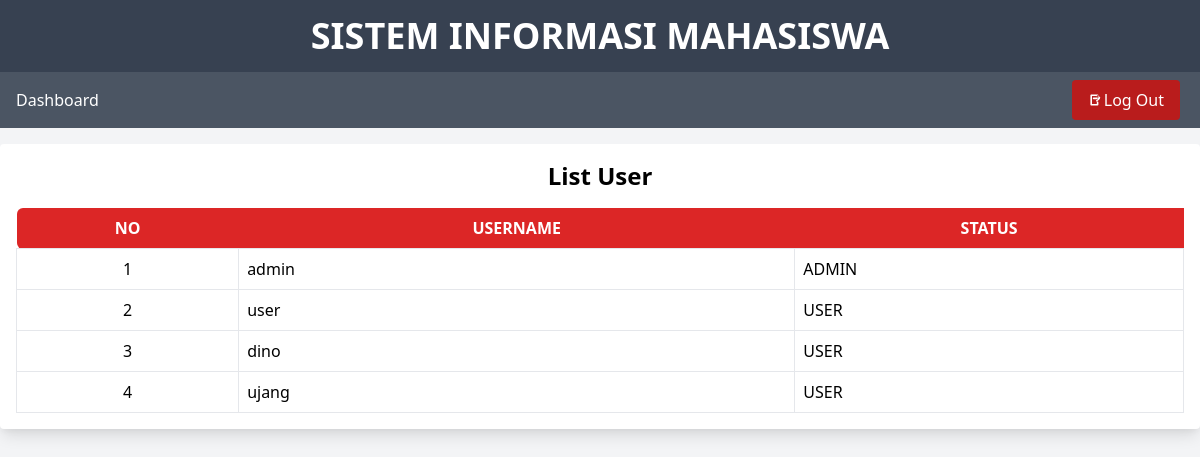
The app's page /list-user.php (signed in) with its own data.
### tables this page shows
CREATE TABLE `kredensial` (
  `id_user` int(11) NOT NULL,
  `username` varchar(50) NOT NULL,
  `password` varchar(150) NOT NULL,
  `status` enum('ADMIN','USER') NOT NULL
);

### list-user.php (the view, shortened to what this page needs)
<!DOCTYPE html>
<html lang="en">
<head>
    <link href="https://cdn.jsdelivr.net/npm/tailwindcss@2.2.19/dist/tailwind.min.css" rel="stylesheet">
</head>
<body class="bg-gray-100">
<header class="flex justify-center items-center py-4 bg-gray-700 text-white">
    <h1 class="text-4xl font-bold">SISTEM INFORMASI MAHASISWA</h1>
</header>
<nav class="flex justify-between items-center py-2 bg-gray-600 text-white">
    <a href="index-admin.php" class="hover:bg-gray-500 px-4 py-2 rounded">Dashboard</a>
    <a href="./backend/logout.php" class="bg-red-700 hover:bg-red-800 text-white px-4 py-2 rounded flex items-center mr-5">
    Log Out
    </a>
</nav>
<div class="mt-4 bg-white shadow-lg rounded p-4">
    <h2 class="text-2xl font-bold text-center">List User</h2>
    <table class="w-full mt-4">
        <tr class="rounded bg-red-600 text-white">
            <th class="p-2 rounded-l-md">NO</th>
            <th class="p-2">USERNAME</th>
            <th class="p-2">STATUS</th>
        </tr>
        <?php
        include './backend/koneksi.php';
        $mahasiswa = mysqli_query($koneksi, "SELECT * FROM kredensial");
        $no = 1;
        foreach ($mahasiswa as $row) {
            echo "<tr class='border-b'>
                    <td class='p-2 border text-center'>$no</td>
                    <td class='p-2 border'>" . $row['username'] . "</td>
                    <td class='p-2 border'>" . $row['status'] . "</td>
                    </tr>";
            $no++;
        }
        ?>
    </table>
</body>
</html>

### records on screen
kredensial: username "admin", status "ADMIN"
kredensial: username "user", status "USER"
kredensial: username "dino", status "USER"
kredensial: username "ujang", status "USER"
